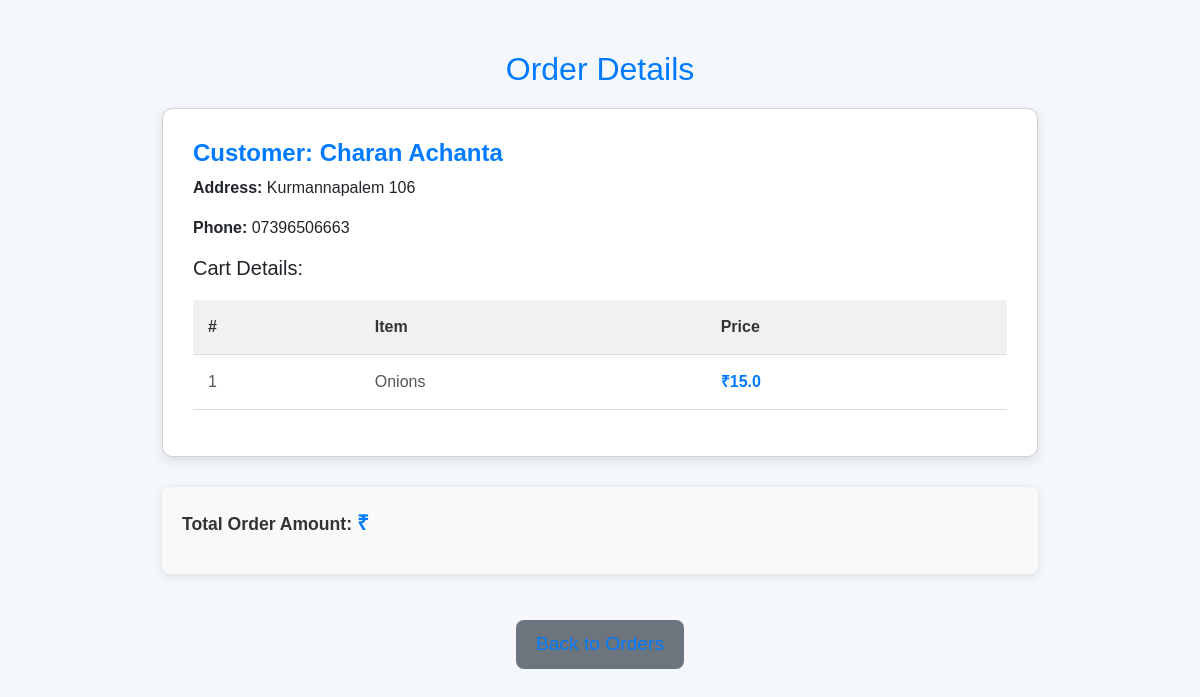
Page /order/1 on the committed database.
### app.py (models this page shows)
class Delivery(db.Model):
    id = db.Column(db.Integer, primary_key=True)
    name = db.Column(db.String(100), nullable=False)
    address = db.Column(db.String(300), nullable=False)
    phone = db.Column(db.String(15), nullable=False)

### app.py (the view)
@app.route('/order/<int:order_id>')
def order_details(order_id):
    order = Order.query.get_or_404(order_id)
    delivery = Delivery.query.get_or_404(order.delivery_id)
    return render_template('order_details.html', order=order, delivery=delivery)

### templates/order_details.html (shortened to what this page needs)
<!DOCTYPE html>
<html lang="en">
<head>
    <link href="https://cdnjs.cloudflare.com/ajax/libs/bootstrap/5.3.0/css/bootstrap.min.css" rel="stylesheet">
</head>
<body>
    <div class="container">
        <h2>Order Details</h2>
        <div class="card">
            <div class="card-body">
                <h5 class="card-title">Customer: {{ delivery.name }}</h5>
                <p><strong>Address:</strong> {{ delivery.address }}</p>
                <p><strong>Phone:</strong> {{ delivery.phone }}</p>
                <h5>Cart Details:</h5>
                <table class="table">
                    <thead>
                        <tr>
                            <th>#</th>
                            <th>Item</th>
                            <th>Price</th>
                        </tr>
                    </thead>
                    <tbody>
                        {% for item in order.cart_details %}
                        <tr>
                            <td>{{ loop.index }}</td>
                            <td>{{ item['name'] }}</td>
                            <td>₹{{ item['price'] }}</td>
                        </tr>
                        {% endfor %}
                    </tbody>
                </table>
            </div>
        </div>
        <div class="order-summary">
            <p><strong>Total Order Amount:</strong> <span class="amount">₹{{ total_order_amount }}</span></p>
        </div>
        <div class="back-button">
            <a href="{{ url_for('owner_orders') }}" class="btn btn-secondary mt-3">Back to Orders</a>
        </div>
    </div>
</body>
</html>

### templates/order_details.html (style rules this page uses)
body { font-family: 'Arial', sans-serif; background-color: #f4f7fc; margin: 0; padding: 0; }
.container { max-width: 900px; margin-top: 50px; }
h2 { font-size: 2rem; margin-bottom: 20px; text-align: center; color: #007bff; }
.card { background-color: #fff; box-shadow: 0px 4px 12px rgba(0, 0, 0, 0.1); border-radius: 10px; margin-bottom: 30px; }
.card-body { padding: 30px; }
.card-title { font-size: 1.5rem; font-weight: bold; color: #007bff; }
.table { margin-top: 20px; border-collapse: collapse; width: 100%; background-color: #fafafa; border-radius: 8px; }
.table th, .table td { padding: 15px; text-align: left; border-bottom: 1px solid #ddd; }
.table th { background-color: #f1f1f1; font-weight: bold; color: #333; }
.table td { font-size: 1rem; color: #555; }
.table td:last-child { font-weight: bold; color: #007bff; }
.btn-secondary { background-color: #6c757d; border: none; color: white; font-size: 1rem; padding: 10px 20px; border-radius: 8px; transition: background-color 0.3s; }
.back-button { text-align: center; margin-top: 30px; }
.back-button a { text-decoration: none; color: #007bff; font-size: 1.2rem; }
.order-summary { background-color: #f9f9f9; padding: 20px; border-radius: 8px; margin-top: 30px; box-shadow: 0px 2px 8px rgba(0, 0, 0, 0.1); }
.order-summary p { font-size: 1.1rem; font-weight: bold; color: #333; }
.order-summary .amount { font-size: 1.3rem; color: #007bff; }

### rows in the picture
Delivery: name "Charan Achanta", address "Kurmannapalem 106", phone "07396506663"

### other values in the picture
{{ item['name'] }} "Onions"
{{ item['price'] }} "15.0"
